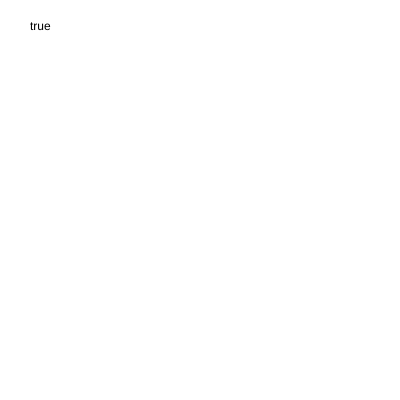
Frame 1 (no input)
Frame 60 (no input): identical to frame 1, image omitted
Frame 120 (the mouse pressed at the canvas centre since frame 60): identical to frame 1, image omitted

The p5.js sketch that drew this single still picture (run headless with seeded random() and noise() and a simulated clock; from frame 60 on, the mouse is pressed at the canvas centre):

// p5.js sketch
// ── sketch.js
var bool = true;

function setup() {
  createCanvas(400,400);
}

function draw() {
  background(255);
  // print out the value of 'bool'
  text(bool, 30, 30);
}
